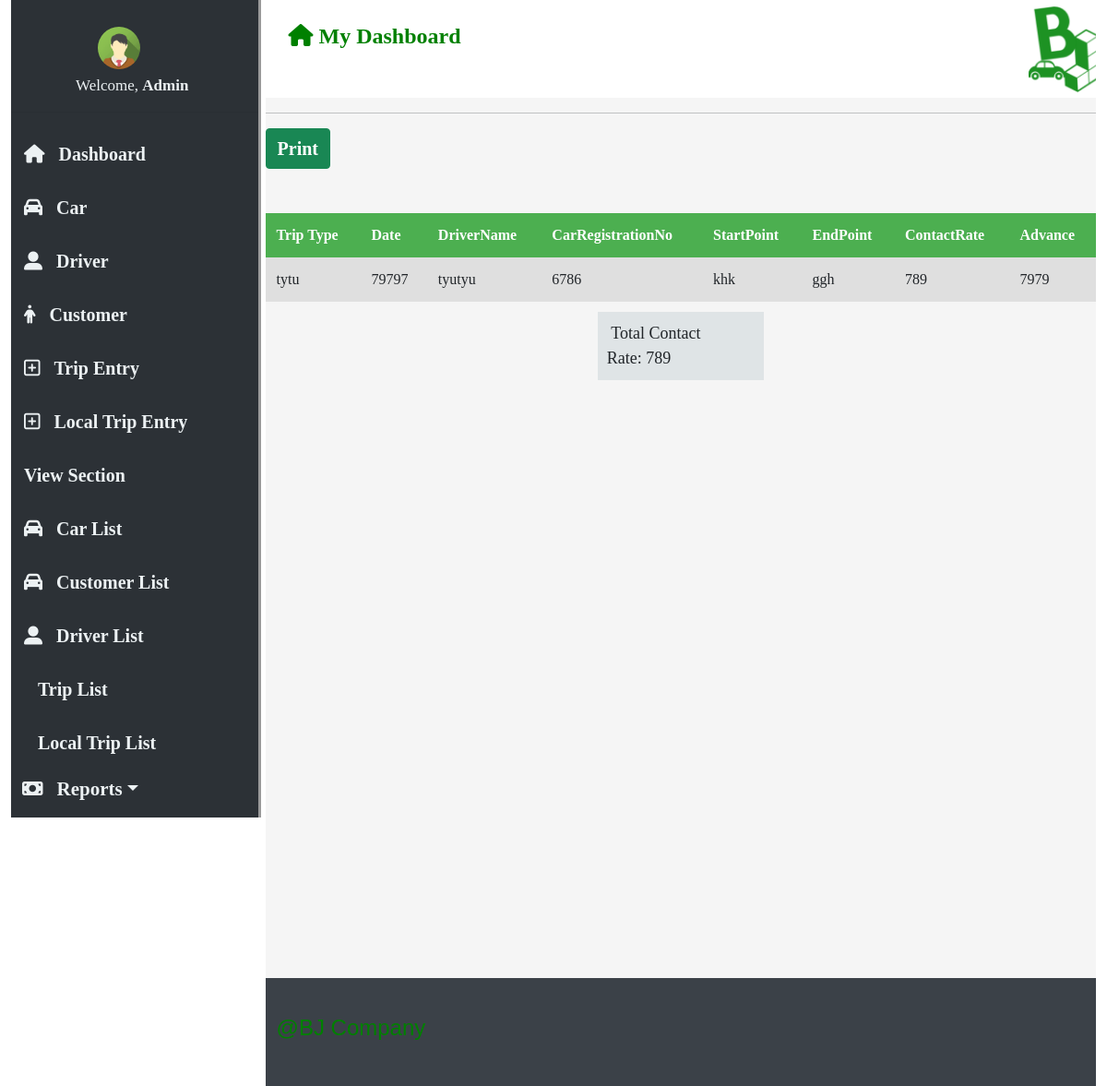
Page /Rent-a-car2/report3.php on the earlier database version.
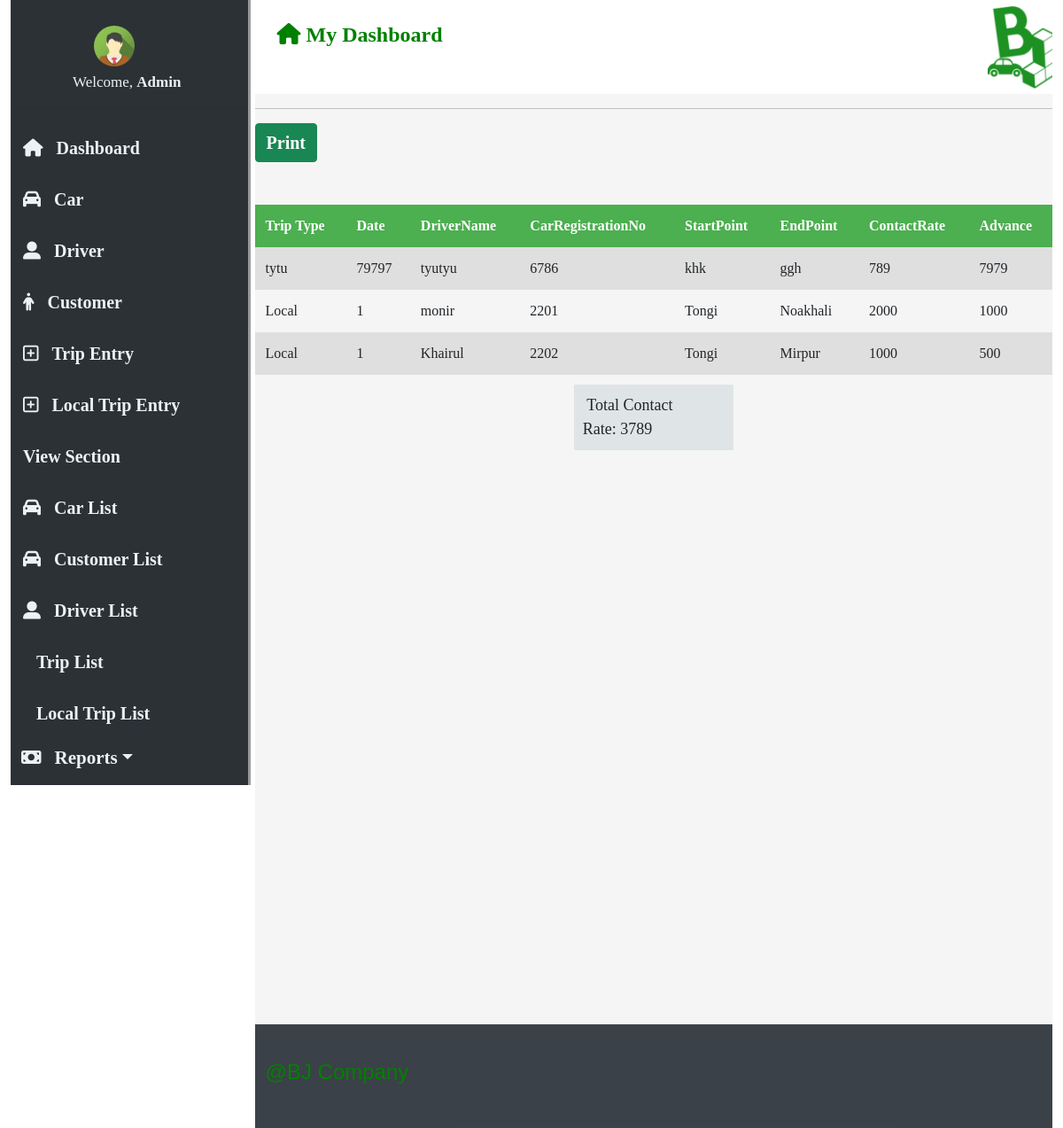
Same page on the later database version.
### tables this page shows
CREATE TABLE `tb_local_trip` (
  `TripType` varchar(30) NOT NULL,
  `DriverName` varchar(20) NOT NULL,
  `CarRegistrationNo` int(30) NOT NULL,
  `TripDate` int(30) NOT NULL,
  `ContactRate` int(30) NOT NULL,
  `Advance` int(20) NOT NULL,
  `StartPoint` varchar(20) NOT NULL,
  `EndPoint` varchar(20) NOT NULL
);

### Rent-a-car2/report3.php (the view, shortened to what this page needs)
<!DOCTYPE html>
<html>
<head>
	<link rel="stylesheet" type="text/css" href="file:///C:/xampp/htdocs/Rent-a-car/fontawesome-free-5.11.2-web/css/all.css">
	<link rel="stylesheet" type="text/css" href="css/dashboard.css">
  <link href="https://cdn.jsdelivr.net/npm/bootstrap@5.0.0-beta3/dist/css/bootstrap.min.css" rel="stylesheet">
</head>
</head>
<body>
<div class="wrapper container-fluid">
<nav class="" style="z-index:3;width:300px;" id="mySidebar"><br>
  <div class="c1-container">
    <div class="c1-img">
      <img src="img/img_avatar.png" style="border-radius: 50%;width: 46px;">
    </div>
    <div class="c1-text">
      <span>Welcome, <strong>Admin</strong></span><br>
    </div>
  </div>
  <hr>
  <div class="c1-container">
  <a class="bar-block-item" href="Dashboard2.php"><i id="i0" class="fas fa-home"></i>Dashboard</a>
  </div>
  <div class="bar-block">
    <a class="bar-block-item" href="car_add.php">           <i id="i1" class="fas fa-car"></i>Car</a>
    <a class="bar-block-item" href="driver_add2.php">       <i id="i2" class="fas fa-user-alt"></i>Driver</a>
    <a class="bar-block-item" href="customer_add.php">      <i id="i3" class="hvr-buzz-out fa fa-male"></i>Customer</a>
    <a class="bar-block-item" href="trip_entry.php">        <i id="i4" class="far fa-plus-square"></i>Trip Entry</a>
    <a class="bar-block-item" href="localtripentry.php">    <i id="i5" class="far fa-plus-square"></i>Local Trip Entry</a>
    <a class="bar-block-item" href="*"><span>View Section</span></a>
    <a class="bar-block-item" href="car_list.php">           <i id="i1" class="fas fa-car"></i>Car List</a>
    <a class="bar-block-item" href="customer_list.php">           <i id="i1" class="fas fa-car"></i>Customer List</a>
    <a class="bar-block-item" href="driver_list.php">       <i id="i2" class="fas fa-user-alt"></i>Driver List</a>
    <a class="bar-block-item" href="Trip_list2.php">                      <i id="i6" class="fab fa-tripadvisor"></i>Trip List</a>
    <a class="bar-block-item" href="local_trip_list.php">                      <i id="i7" class="fab fa-tripadvisor"></i>Local Trip List</a>
    <div class="dropdown">
      <a href="#" class="bar-block-item dropdown-btn dropdown-toggle " data-bs-toggle="dropdown" id="dropdownMenuButton1">         <i id="i8" class="fas fa-money-bill"></i>Reports</a>
    </div>
  </div>
</nav>
<div class="main">
  <header class="header2">
  	<div id="header-text">
    <h4><b><i class="fas fa-home"></i> My Dashboard</b></h4>
    </div>
    <div id="header-logo">
    	 <img src="img/logo4.png" style="width: 80px">
    </div>
  </header>
<hr>
 <div class="">
  <div class="btn btn-success">
       <a href="report_all_print.php" class="buttonlink">Print</a>
  </div>
  </div>
<br>
<br>
<?php
$servername = "localhost";
$username = "root";
$password = "";
$dbname = "db_car_bj";
$conn = mysqli_connect($servername, $username, $password, $dbname);
$sql ="SELECT * FROM tb_local_trip ";
$result = mysqli_query($conn, $sql);
$query="select sum(ContactRate) as 'sumcontact' from tb_local_trip";
$res=mysqli_query($conn,$query);
$data=mysqli_fetch_array($res);
if (mysqli_num_rows($result) > 0)
{
  echo "<center>";
  echo "<table align=center><tr>
        <th>Trip Type</th>
        <th>Date</th>
        <th>DriverName</th>
        <th>CarRegistrationNo</th>
        <th>StartPoint</th>
        <th>EndPoint</th>
        <th>ContactRate</th>
        <th>Advance</th>
        </tr>";
   while($row = mysqli_fetch_array($result))
   {
    echo "<tr>
    <td>".$row["TripType"]."</td>
    <td>".$row["TripDate"]."</td>
    <td>".$row["DriverName"]."</td>
    <td>".$row["CarRegistrationNo"]."</td>
    <td>".$row["StartPoint"]."</td>
    <td>".$row["EndPoint"]."</td>
    <td>".$row["ContactRate"]."</td>
    <td>".$row["Advance"]."</td>";
    echo "</tr>";
    }
    echo "</table>";
    echo "</center>";
}
else
{
    echo "0 results";
}
?>
<div class="total_block">
    <div class="span">
      <div class="total">&nbsp;Total Contact Rate:&nbsp;<?php   echo "".$data['sumcontact']; ?></div>
    </div>
  </div>
<br> <br>
<footer>
  <div class="footer container-fluid">
    <h4 style="color: green;font-size: 24px">@BJ Company</h4>
  </div>
</footer>
</div>
</div>
</body>
</html>

Differences in the rows shown:
added tb_local_trip: TripType "Local", TripDate "1", DriverName "monir", CarRegistrationNo "2201", StartPoint "Tongi", EndPoint "Noakhali", ContactRate "2000", Advance "1000"
added tb_local_trip: TripType "Local", TripDate "1", DriverName "Khairul", CarRegistrationNo "2202", StartPoint "Tongi", EndPoint "Mirpur", ContactRate "1000", Advance "500"
Other differences:
$data['sumcontact']: "789" → "3789"
